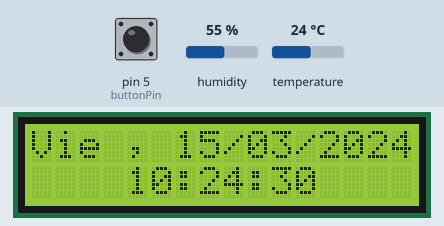
The sketch below on a simulated Arduino Uno, built with avr-gcc and run on an emulated ATmega328P. Parts: 16×2 character LCD. The inputs (shaded band) are chosen by the test bench; at power-on: pin 5 (buttonPin) LOW, humidity 55 %, temperature 24 °C. The local clock reads 2024-03-15 10:24:30 at power-on unless the sketch sets it.

Above: at 0.2 s.
At 1.2 s:
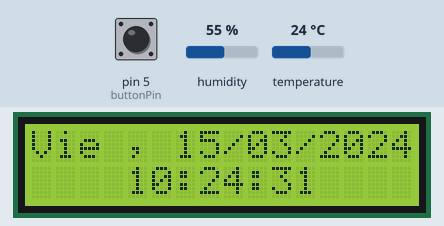
1.3 s: pin 5 (buttonPin) pulled HIGH for 1.25 s
At 3.4 s:
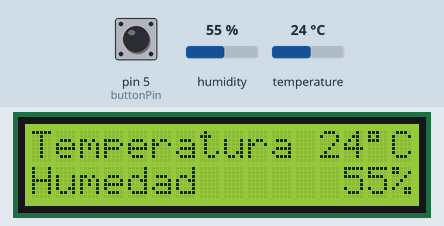
Timing chart, 0 to 4.9 s (numbered marks = the images above; inputs shaded):
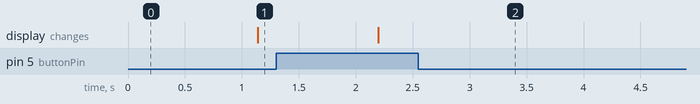

The sketch:

LCD_RTC_DHT11_Boton.ino
```cpp
#include <Wire.h>
#include <LiquidCrystal_I2C.h>
#include <DS1302.h>
#include "DHT.h"

#define I2C_ADDR 0x3F
#define DHTPIN 6
#define DHTTYPE DHT11

DS1302 rtc(4, 3, 2);
DHT dht(DHTPIN, DHTTYPE);
LiquidCrystal_I2C lcd(I2C_ADDR, 2, 1, 0, 4, 5, 6, 7, 3, POSITIVE);
int buttonState = 0;
Time f;
const int buttonPin = 5;

void setup() {
        pinMode(buttonPin, INPUT);
        Wire.begin();
        rtc.halt(false);
        rtc.writeProtect(false);
//  Descomentar las siguientes tres lineas la primera vez para poner el reloj en hora.
//  Resubir el sketch con ellas comentadas para que no se reescriba.
//rtc.setDOW(THURSDAY);        // Día de la semana en inglés
//rtc.setTime(1, 40, 45);     // Hora tipo (h, m, s) en formato 24h
//rtc.setDate(28, 6, 2018);   // Fecha tipo (d, m, a)
        lcd.begin (16, 2);
        dht.begin();
}

void loop() {
        f = rtc.getTime();
        int h = dht.readHumidity();
        int t = dht.readTemperature();
        buttonState = digitalRead(buttonPin);

        if (buttonState == HIGH) {
                lcd.clear();
                lcd.setCursor(0, 0);
                lcd.print("Temperatura");
                lcd.setCursor(12, 0);
                lcd.print(t);
                lcd.print("\337C");
                lcd.setCursor(0, 1);
                lcd.print("Humedad");
                lcd.setCursor(13, 1);
                lcd.print(h);
                lcd.print("%");
                delay(5000);
                lcd.clear();
        } else {
                lcd.setCursor(0, 0);
                if (f.dow == 1) lcd.print("Lun");
                if (f.dow == 2) lcd.print("Mar");
                if (f.dow == 3) lcd.print("Mie");
                if (f.dow == 4) lcd.print("Jue");
                if (f.dow == 5) lcd.print("Vie");
                if (f.dow == 6) lcd.print("Sab");
                if (f.dow == 7) lcd.print("Dom");
                lcd.print(" ,");
                lcd.print(" ");
                print2digits(f.date);
                lcd.print("/");
                print2digits(f.mon);
                lcd.print("/");
                lcd.print(f.year);
                lcd.setCursor(4, 1);
                print2digits(f.hour);
                lcd.print(":");
                print2digits(f.min);
                lcd.print(":");
                print2digits(f.sec);
                delay(1000);
        }
}

void print2digits(int number) {
        if (number >= 0 && number < 10) {
                lcd.write('0');
        }
        lcd.print(number);
}
```

Measured:
- after the input at 1.3 s, the display: changes after 0.90 s (image 2)
